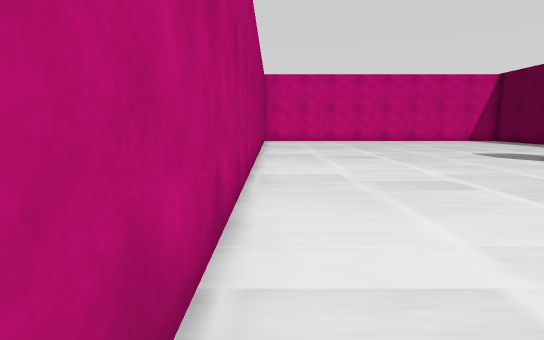
view 1 (above)

23 first-person views from a walk through a scene from a Unity 3-D project. The camera is 1.2 m above the floor, tilts 8° down and sees 80° across. The floor is counted in squares, 1 m on a side. Each view is taken from the middle of a square. On the plan, view 1 faces up. The plan holds only what a view shows up to about 14 squares ahead; the rest is blank. The place goes on beyond the plan. The player character is not drawn. Some animated figures are left out. Door leaves are left out, so doorways stand open.

view 2
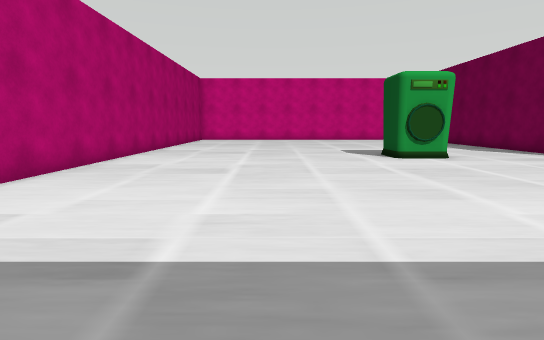

view 3
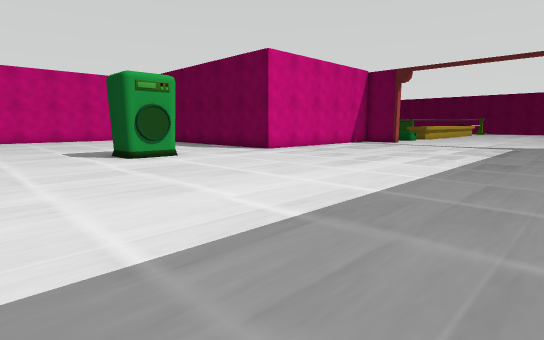

view 4
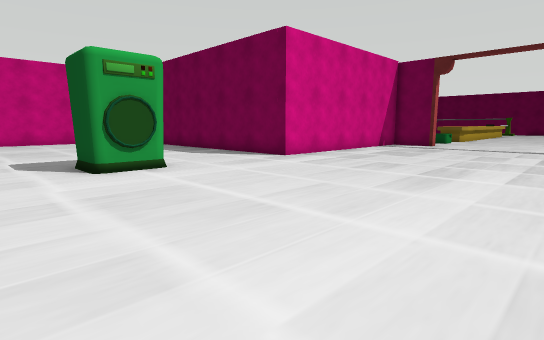

view 5
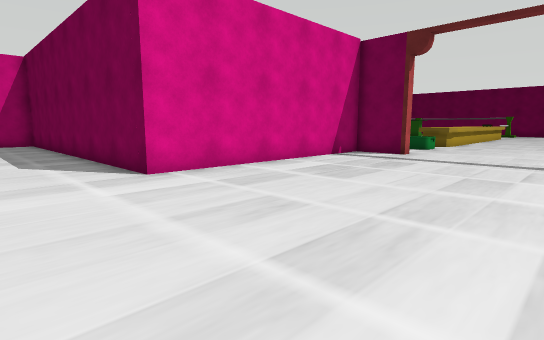

view 6
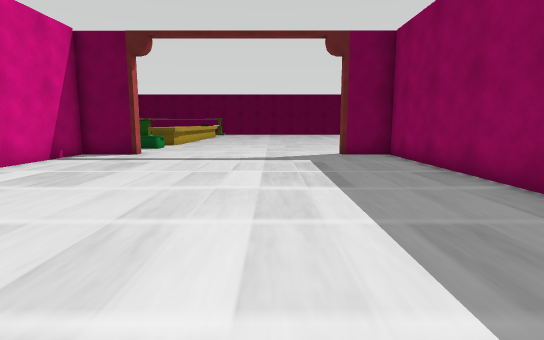

view 7
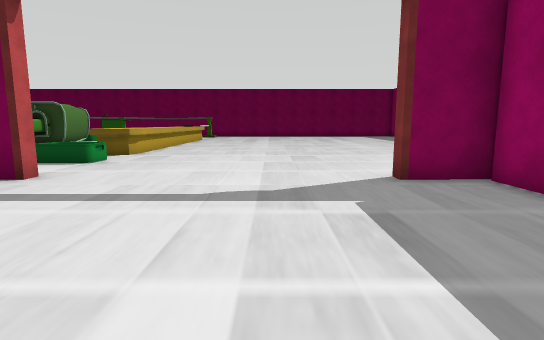

view 8
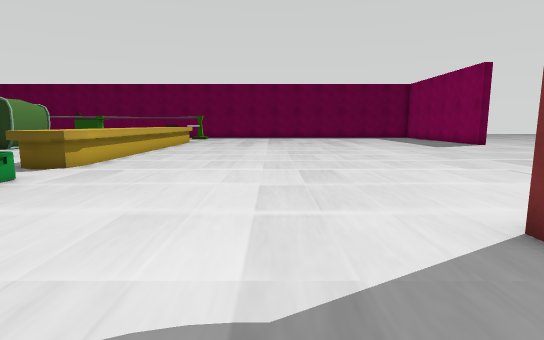

view 9
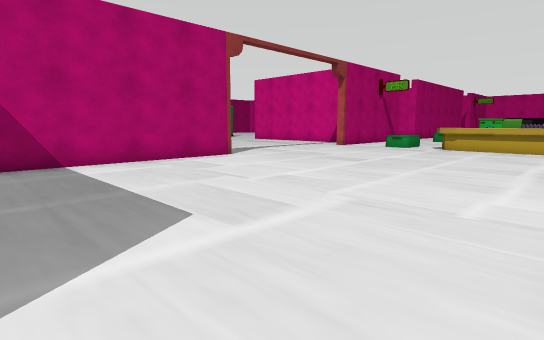

view 10
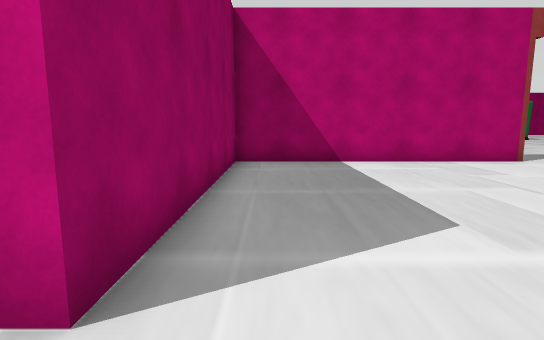

view 11
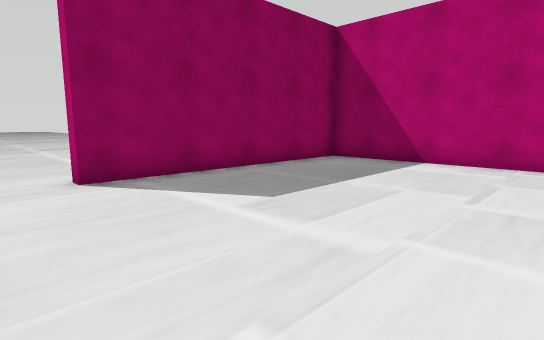

view 12
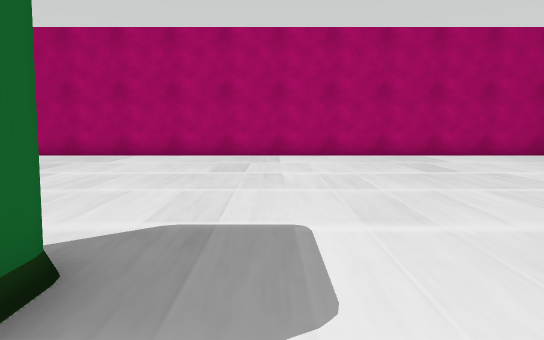

view 13
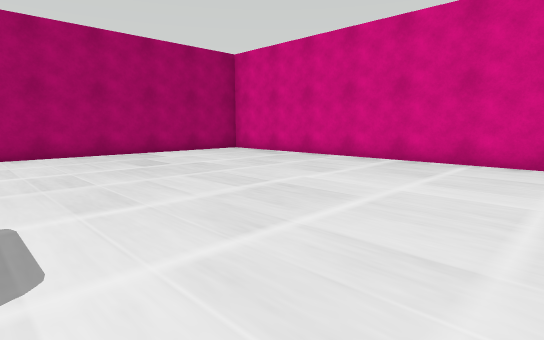

view 14
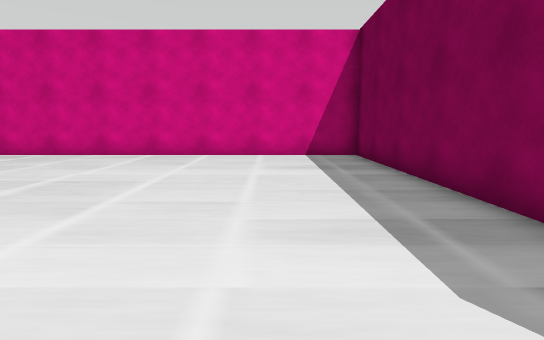

view 15
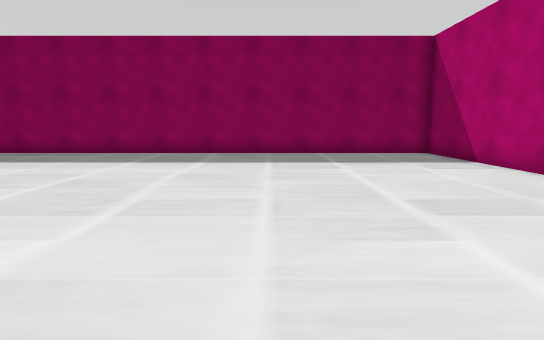

view 16
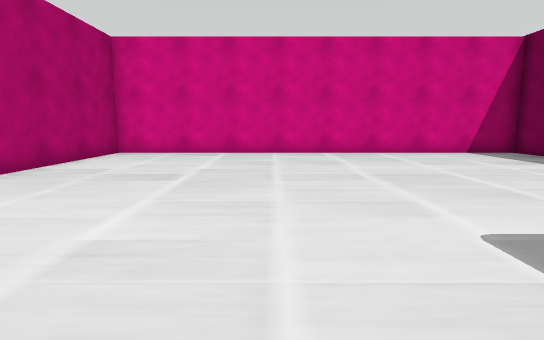

view 17
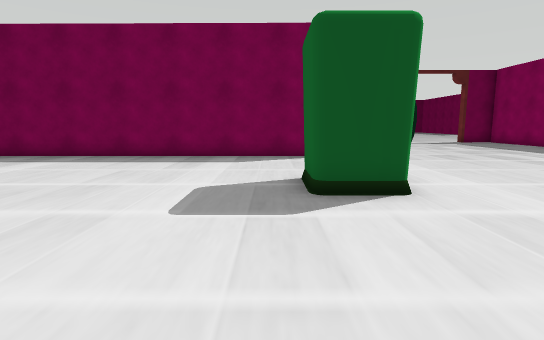

view 18
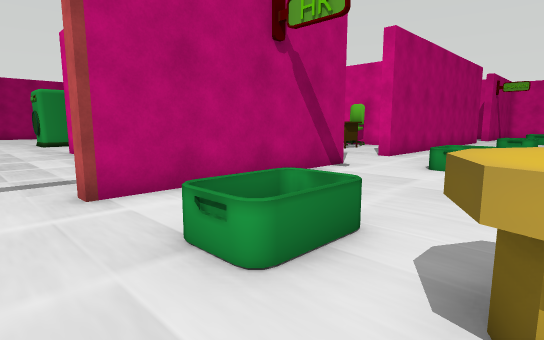

view 19
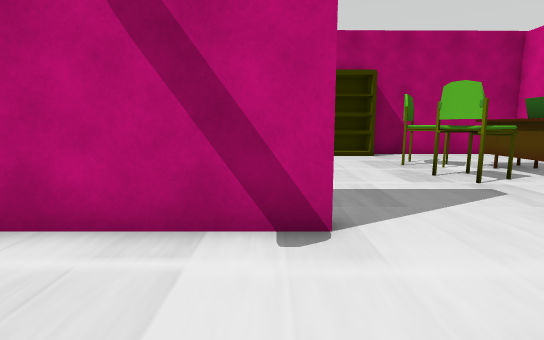

view 20
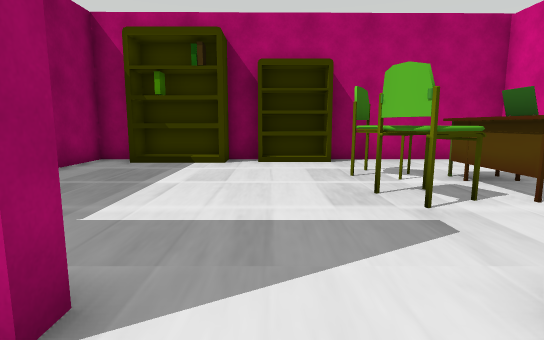

view 21
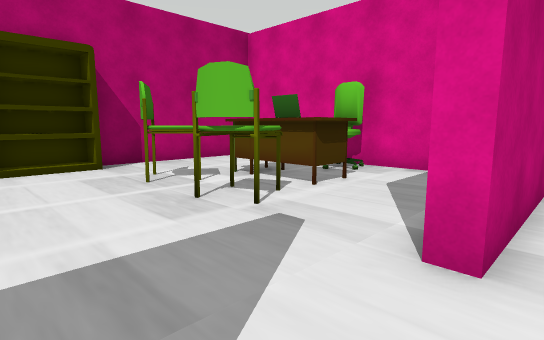

view 22
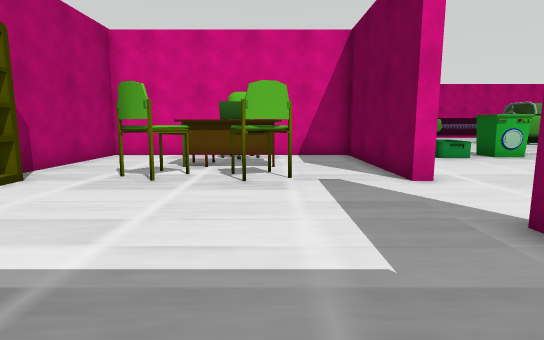

view 23
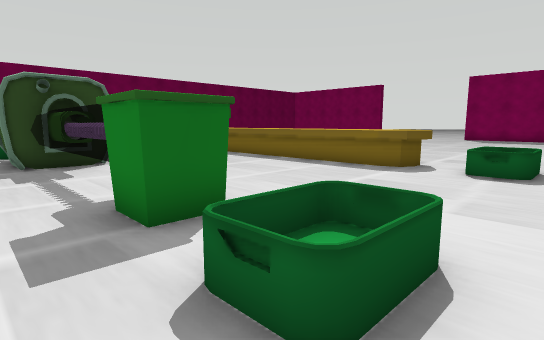

### Floor plan
Points are (right, up) in squares from view 1. A wall is a line through its corners. A room is listed if a view was taken in it or the views show most of it. See-through windows are left out.
Room 1 (views 1, 2, 3, 4, 5, 6, 7, 8, 9, 10, 11, 12, 13, 14, 15, 16, 17, 18, 19)
walls: (11.4, 9.6) (10, 9.3); (11.2, 9.6) (9.5, 9.6) (9.5, 11.3) (11.1, 11.3); (10.2, 9.5) (9.5, 9.6); (26.5, 13.5) (26.5, 7.5) (26, 7.5) (26, 9.6) (16.3, 9.6) (16.3, 23.8) (-0.6, 23.8) (-0.6, -2.7) (26, -2.7) (26, -0.8) (26.5, -0.8) (26.5, -10.2) (35.3, -10.2)
low walls: (10.7, 9.5) (10.2, 9.5); (29.5, 7.7) (30, 7.7); (30, 7.5) (29.5, 7.5); (30.2, 8.5) (30.2, 7.9); (32.5, 7.3) (31.7, 7.5) (31.4, 8) (31.5, 8.7) (31.7, 9.1) (32.5, 9.3); (32.5, 7.5) (31.9, 7.7) (31.7, 8.1) (31.7, 8.5) (31.9, 8.9) (32.5, 9.1); (32.4, 9.1) (37.5, 9.1); (32.4, 9.3) (37.5, 9.3); (37, 7.5) (32.4, 7.5); (37.1, 7.3) (32.4, 7.3)
ways out: opening at (28.7, 14.7) to room 2
Room 2 (views 20, 21, 23)
walls: (31.6, 15.2) (31.6, 16.5) (32.9, 16.4); (32.9, 22.8) (31.2, 22.9); (34.9, 15.8) (35.2, 16.2); (26.5, 21.8) (26.5, 17.9); (26.5, 14.7) (26.5, 13.5); (36.9, 16.1) (37.6, 16.1)
low walls: (30, 22.6) (29.5, 22.6); (32.1, 22.7) (31.2, 22.9); (28.8, 15.1) (28.8, 16.6)
ways out: opening at (28.7, 14.7) to room 1; open door at (26, 16) to room 3
Room 3 (view 22)
walls: (16.8, 15.6) (16.8, 14.5); (26, 17.9) (26, 23.8) (16.8, 23.8) (16.8, 18); (16.8, 11.1) (16.8, 10.1) (19.1, 10.1)
ways out: open door at (26, 16) to room 2
objects: other object (17, 12) to (18, 14); other object (17, 16) to (18, 18); chair (20, 18) to (21, 19); table (20, 20) to (23, 21); laptop (21, 21) to (22, 21); chair (21, 22) to (22, 23); chair (22, 18) to (23, 19)

Positions as (right, up) in squares from view 1, and headings:
1: (0, 0), facing up
2: (5, -2), facing up
3: (5, -2), facing up-right
4: (7, 1), facing up-right
5: (13, 2), facing up-right
6: (13, 2), facing right
7: (19, 2), facing right
8: (23, 2), facing right
9: (37, -9), facing up-left
10: (37, -9), facing left
11: (37, -3), facing down-left
12: (12, 13), facing left
13: (13, 13), facing up-left
14: (13, 11), facing up
15: (6, 11), facing down
16: (6, 10), facing up
17: (4, 12), facing right
18: (32, 6), facing up-left
19: (30, 14), facing left
20: (28, 16), facing left
21: (27, 15), facing up-left
22: (23, 11), facing up
23: (28, 18), facing down-right
